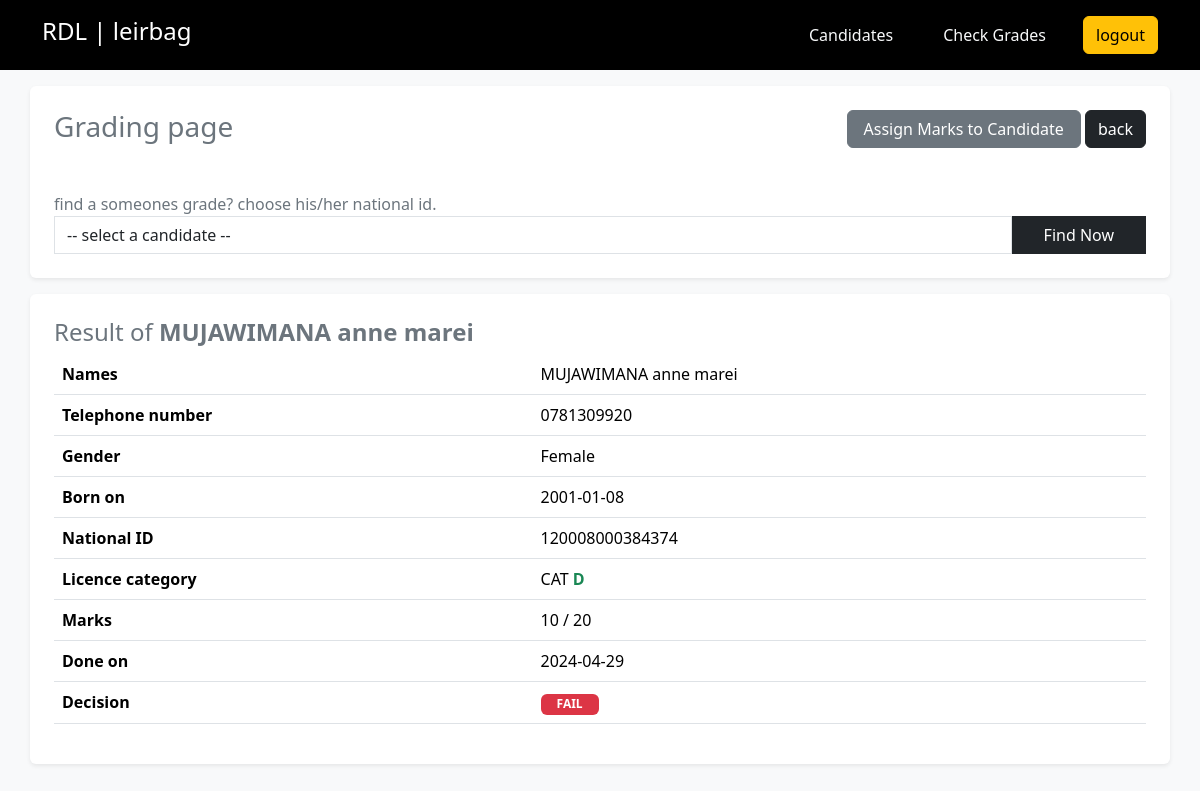
/admin/grades.php?candidateNID=120008000384374 (signed in), run on the app's committed database.
### tables this page shows
CREATE TABLE `grade` (
  `candidateNationalId` varchar(16) NOT NULL,
  `licenseExamCategory` text NOT NULL,
  `obtainedMarks` int(11) NOT NULL,
  `decision` text NOT NULL DEFAULT 'Fail' COMMENT 'Pass / Fail'
);

CREATE TABLE `candidate` (
  `candidateNationalId` varchar(16) NOT NULL,
  `firstName` text NOT NULL,
  `lastName` text NOT NULL,
  `gender` text NOT NULL,
  `dob` date NOT NULL DEFAULT current_timestamp(),
  `examDate` date NOT NULL DEFAULT current_timestamp(),
  `phoneNumber` varchar(10) NOT NULL
);

### admin/grades.php (the view, shortened to what this page needs)
<?php
require "../config/connection.php";
$user = $_SESSION['auth'];
$gradeResult = "";
if (isset($_GET['candidateNID'])) {
    $candidateId = $_GET['candidateNID'];
    $sql = "SELECT * FROM grade,candidate
    WHERE grade.candidateNationalId = candidate.candidateNationalId
    AND candidate.candidateNationalId= '$candidateId'";
    $gradeResult = $conn->query($sql)->fetch_object();
}
?>
<!DOCTYPE html>
<html lang="en">
<head>
    <link rel="stylesheet" href="..\bootstrap\css\bootstrap.min.css">
</head>
<body class="bg-light text-secondary">
    <div class="bg-black text-white">
        <div class="container d-flex align-items-center justify-content-between">
            <h4>RDL | <?php echo $user->adminName; ?> </h4>
            <ul class="d-flex align-items-center gap-4 mt-3 list-unstyled">
                <li>
                    <a href="index.php" class="btn btn-link text-light text-decoration-none">Candidates</a>
                </li>
                <li>
                    <a href="grades.php" class="btn btn-link text-light text-decoration-none">Check Grades</a>
                </li>
                <li>
                    <a href="../auth/logout.php" class="btn btn-warning">logout</a>
                </li>
            </ul>
        </div>
    </div>
    <div class="container my-3 bg-white rounded shadow-sm p-4">
        <div class="d-flex justify-content-between mb-4">
            <h3>Grading page</h3>
            <div>
                <a class="btn px-3  btn-secondary" href="assignGradeToCandidate.php">Assign Marks to Candidate</a>
                <a href="index.php" class="btn btn-dark">back</a>
            </div>
        </div>
        <div class="py-2">
        </div>
        <div class="form-group">
            <label>find a someones grade? choose his/her national id.</label>
            <form>
                <div class="d-flex">
                    <select required name="candidateNID" class="form-control rounded-0">
                        <option value="" disabled selected>-- select a candidate --</option>
                    </select>
                    <button class="btn btn-dark rounded-0" style="width: 150px;">Find Now</button>
                </div>
            </form>
        </div>
    </div>
    <?php
    if (isset($gradeResult) && $gradeResult != null) { ?>
        <div class="container my-3 bg-white rounded shadow-sm p-4">
            <h4>Result of <strong><?php echo $gradeResult->firstName, " ", $gradeResult->lastName ?></strong></h4>
            <table class="table">
                <tr>
                    <td class="fw-bold">Names</td>
                    <td>
                        <?php echo $gradeResult->firstName, " ", $gradeResult->lastName ?>
                    </td>
                </tr>
                <tr>
                    <td class="fw-bold">Telephone number</td>
                    <td>
                        <?php echo $gradeResult->phoneNumber ?>
                    </td>
                </tr>
                <tr>
                    <td class="fw-bold">Gender</td>
                    <td>
                        <?php echo $gradeResult->gender ?>
                    </td>
                </tr>
                <tr>
                    <td class="fw-bold">Born on</td>
                    <td>
                        <?php echo $gradeResult->dob ?>
                    </td>
                </tr>
                <tr>
                    <td class="fw-bold">National ID</td>
                    <td>
                        <?php echo $gradeResult->candidateNationalId ?>
                    </td>
                </tr>
                <tr>
                    <td class="fw-bold">Licence category</td>
                    <td>
                        CAT <strong class="fw-bold text-success"><?php echo $gradeResult->licenseExamCategory ?></strong>
                    </td>
                </tr>
                <tr>
                    <td class="fw-bold">Marks</td>
                    <td>
                        <?php echo $gradeResult->obtainedMarks ?> / 20
                    </td>
                </tr>
                <tr>
                    <td class="fw-bold">Done on</td>
                    <td>
                        <?php echo $gradeResult->examDate ?>
                    </td>
                </tr>
                <tr>
                    <td class="fw-bold">Decision</td>
                    <td>
                        <span class="badge px-3 text-uppercase <?php echo $gradeResult->decision == 'Pass' ? 'bg-success' : 'bg-danger' ?>"><?php echo $gradeResult->decision ?></span>
                    </td>
                </tr>
            </table>
        </div>
    <?php
    } else if ($gradeResult === null) {
    ?>
        <div class="container">
            <div class="alert alert-info">The selected candidates doesn't have any grade.</div>
        </div>
    <?php
    }
    ?>
</body>
</html>

### data on the page
grade: candidateNationalId.firstName "MUJAWIMANA", candidateNationalId.lastName "anne marei", candidateNationalId.phoneNumber "0781309920", candidateNationalId.gender "Female", candidateNationalId.dob "2001-01-08", candidateNationalId.candidateNationalId "120008000384374", licenseExamCategory "D", obtainedMarks "10", candidateNationalId.examDate "2024-04-29", decision "FAIL"

### other printed values
$user->adminName "leirbag"
